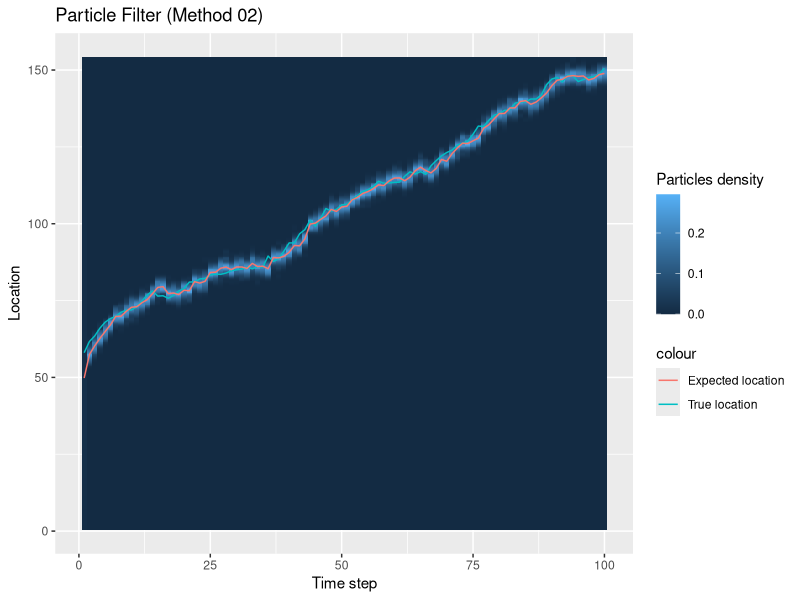
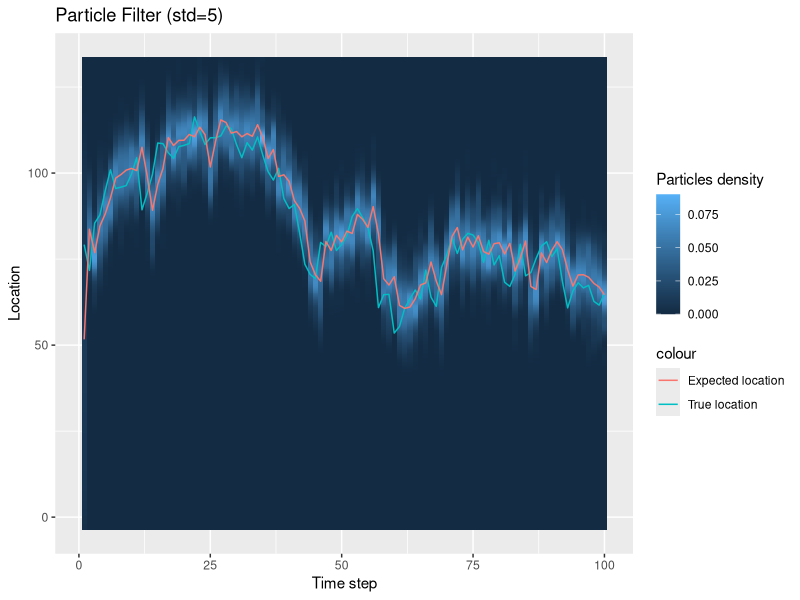
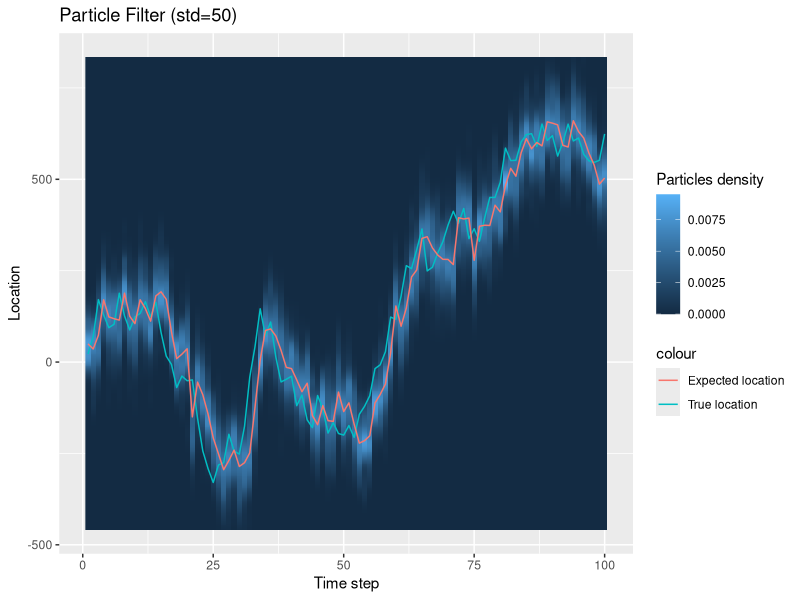
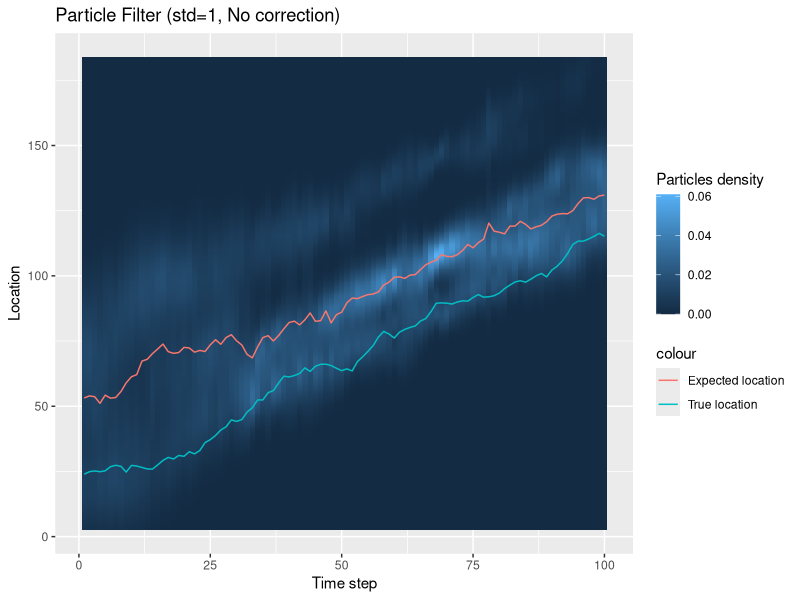
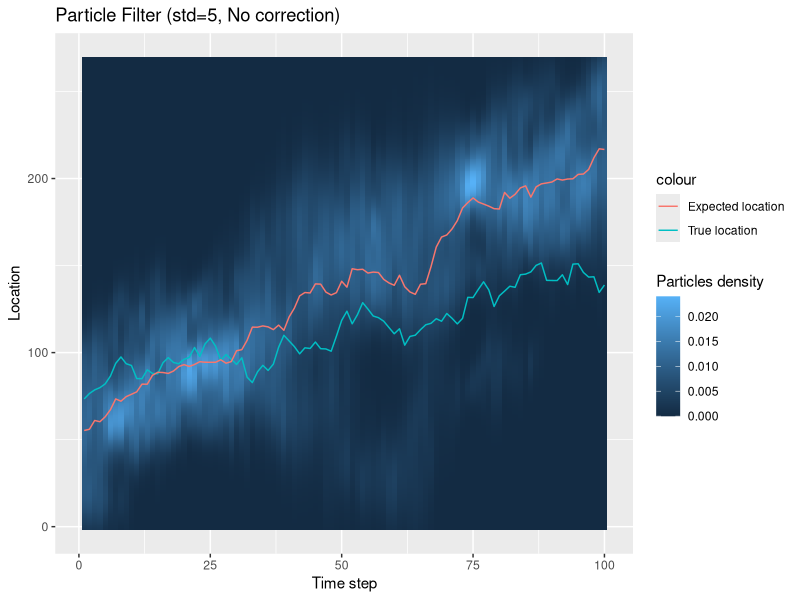
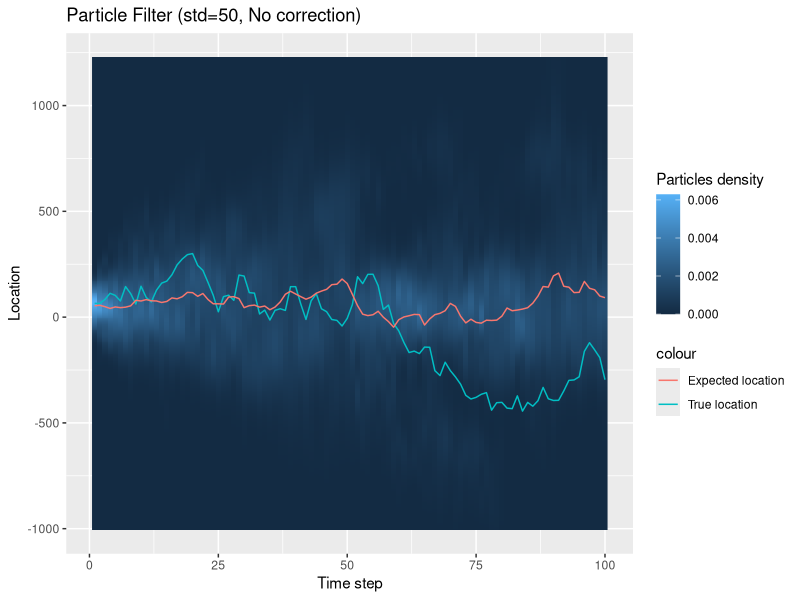

Write R code to recreate these figures, in order.
## ---- chunk 1
knitr::opts_chunk$set(echo = TRUE)
## ---- chunk 2
library(ggplot2)
library(reshape2)

set.seed(4)

# Sampling functions for the model.
sample_transition = function(z_prev, std=1, n=1)
{
  u = runif(1)
  
  if (u <= 1 / 3)
  {
    sample = rnorm(n, z_prev, std)
  }
  else if (u <= 2 /3)
  {
    sample = rnorm(n, z_prev + 1, std)
  }
  else
  {
    sample = rnorm(n, z_prev + 2, std)
  }
  
  return(sample)
}

sample_emission = function(z_actual, std=1, n=1)
{
  u = runif(1)
  
  if (u <= 1 / 3)
  {
    sample = rnorm(n, z_actual, std)
  }
  else if (u <= 2 / 3)
  {
    sample = rnorm(n, z_actual - 1, std)
  }
  else
  {
    sample = rnorm(n, z_actual - 1, std)
  }
  
  return(sample)
}

sample_init = function(n=1)
{
  return(runif(n, 0, 100)) 
}

density_emission = function(z_t, x_t, std=1)
{
  density =(dnorm(x_t, z_t, sd=std) +
            dnorm(x_t, z_t - 1, sd=std) +
            dnorm(x_t, z_t + 1, sd=std)) / 3
  
  return(density)
}

# Auxiliary plot functions.
give_me_plot = function(particle_res, sim_res, title="")
{
  # Getting the max and min values of the particles and true location.
  max_z = max(particle_res$Z, sim_res$Z)
  min_z = min(particle_res$Z, sim_res$Z)
  
  # Creating the data for the plots.
  time = c()
  position = c()
  densities = c()
  
  for (t in 1:n_iter)
  {
    particles_position_t = particle_res$Z[t, ]
    Z_density = density(particles_position_t, from=min_z, to=max_z)
    time = c(time, rep(t, 512))
    position = c(position, Z_density$x)
    densities = c(densities, Z_density$y)
  }
  
  Z_raster = data.frame(time=time, position=position, densities=densities)
  
  p = ggplot() +
      geom_raster(aes(x=Z_raster$time,
                      y=Z_raster$position,
                      fill=Z_raster$densities)) +
      geom_line(aes(x=1:n_iter,
                    y=sim_res$Z,
                    color="True location")) +
      geom_line(aes(x=1:n_iter,
                    y=rowMeans(particle_res$Z),
                    color="Expected location")) +
      labs(x="Time step",
           y="Location",
           fill="Particles density",
           title=title)
  return(p)
}

# Defining the ssm simulation and particle filter.
ssm_sim = function(n_iter, n_samples=1, std=1)
{
  # Observations and states.
  X = rep(-999, n_iter)
  Z = rep(-999, n_iter + 1)
  
  # Initiate the states.
  Z[1] = sample_init(n_samples)
  
  # Simulating the observations and path.
  for (i in 1:n_iter)
  {
    Z[i + 1] = sample_transition(Z[i], n=n_samples, std=std)
    X[i] = sample_emission(Z[i + 1], n=n_samples, std=std)
  }
  
  return(list(Z=Z[2:(n_iter + 1)], X=X, z_init=Z[1]))
}

# First method.
particle_filter_01 = function(observations, n_iter=100, n_particles=100, std=1)
{
  # Initilization of the variables.
  Z = matrix(nrow=n_iter + 1, ncol=n_particles)
  Z_bar = matrix(nrow=n_iter, ncol=n_particles)
  W = matrix(nrow=n_iter, ncol=n_particles)
  Z[1, ] = sample_init(n_particles)
  
  for (t in 1:n_iter)
  {
    # Prediction.
    # Transition step.
    # Prior belief.
    Z_bar[t, ] = sapply(Z[t, ], sample_transition, std=std)
    
    # Getting the weights.
    W[t, ] = sapply(Z_bar[t, ], density_emission, x_t=observations[t], std=std)
    W[t, ] = W[t, ] / sum(W[t, ])  # Normalizing because of computation 
    
    # Correction.
    # Posterior belief.
    Z[t + 1, ] = sample(Z_bar[t, ],
                    size=n_particles,
                    replace=TRUE,
                    prob=W[t, ]) 
  }
  
  # Getting the means.
  EZ = rowMeans(Z[2:(n_iter + 1), ])
  
  return(list(Z_bar=Z_bar,
              Z=Z[2:(n_iter + 1), ],
              W=W,
              EZ=EZ))
}

# Bishops method.
particle_filter_02 = function(observations,
                              n_iter=100,
                              n_particles=100,
                              std=1,
                              correction=TRUE)
{
  
  # Initilization of the variables.
  Z = matrix(nrow=n_iter + 1, ncol=n_particles)
  W = matrix(1, nrow=n_iter + 1, ncol=n_particles)
  Z[1, ] = sample_init(n_particles)
  
  for (t in 1:n_iter)
  {
    # Z_{t+1} | X_n
    Z[t + 1, ] = sample(Z[t, ],
                        size=n_particles,
                        replace=TRUE,
                        prob=W[t, ])
    
    Z[t + 1, ] = sapply(Z[t + 1, ], sample_transition, std=std)
      
    # Update weights.
    if (correction)
    {
      W[t + 1, ] = sapply(Z[t + 1, ], density_emission, x_t=observations[t], std=std)
      W[t + 1, ] = W[t + 1, ] / sum(W[t + 1, ])
    }

  }
  
  # Getting the means.
  EZ = rowMeans(Z[2:(n_iter + 1), ])
  
  return(list(Z=Z[2:(n_iter + 1), ],
              W=W,
              EZ=EZ))

}

# Parameters.
n_iter = 100
m_particles = 100


# Simulate and use particle filter.
sim_res = ssm_sim(n_iter)
observations = sim_res$X
particle_res = particle_filter_02(observations)

# Plotting the results.
p = give_me_plot(particle_res, sim_res, "Particle Filter (Method 02)")
print(p)
## ---- chunk 3
std = 5
sim_res = ssm_sim(n_iter, std=std)
observations = sim_res$X
particle_res = particle_filter_02(observations, std=std)
p = give_me_plot(particle_res, sim_res, "Particle Filter (std=5)")
print(p)

std = 50
sim_res = ssm_sim(n_iter, std=std)
observations = sim_res$X
particle_res = particle_filter_02(observations, std=std)
p = give_me_plot(particle_res, sim_res, "Particle Filter (std=50)")
print(p)
## ---- chunk 4
std = 1
sim_res = ssm_sim(n_iter, std=std)
observations = sim_res$X
particle_res = particle_filter_02(observations, std=std, correction=FALSE)
p = give_me_plot(particle_res, sim_res, "Particle Filter (std=1, No correction)")
print(p)

std = 5
sim_res = ssm_sim(n_iter, std=std)
observations = sim_res$X
particle_res = particle_filter_02(observations, std=std, correction=FALSE)
p = give_me_plot(particle_res, sim_res, "Particle Filter (std=5, No correction)")
print(p)

std = 50
sim_res = ssm_sim(n_iter, std=std)
observations = sim_res$X
particle_res = particle_filter_02(observations, std=std, correction=FALSE)
p = give_me_plot(particle_res, sim_res, "Particle Filter (std=50, No correction)")
print(p)
